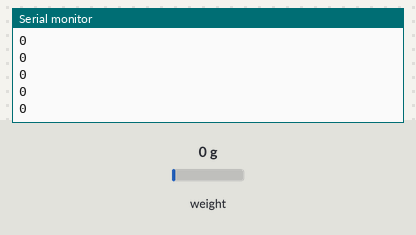
Recording of a sketch running on a simulated Arduino Mega 2560, built with avr-gcc and run on an emulated ATmega2560. On the bench: the last lines printed to the serial monitor. The test bench sets the inputs (shaded band); at power-on: weight on the scale 0 g.

Above: at 1.2 s.
1.3 s: weight on the scale set to 100 g
At 1.43 s:
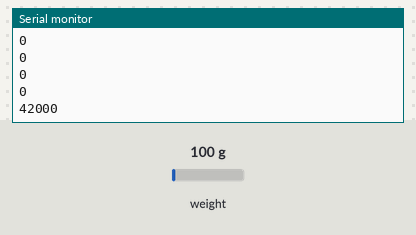
2.8 s: weight on the scale set to 1250 g
At 2.94 s:
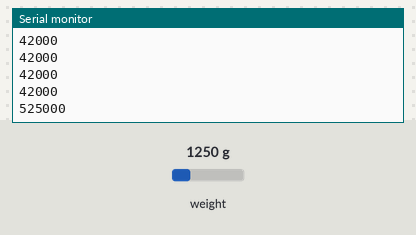
Timing chart, 0 to 5.8 s (numbered marks = the images above; inputs shaded):
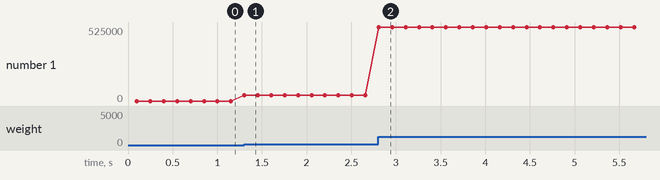

Measured:
- after the input at 1.3 s, the serial monitor: prints a new line at once (image 1)
- after the input at 2.8 s, the serial monitor: prints a new line at once (image 2)
- plotted number 1: 0 → 42000 after the input at 1.3 s, 42000 → 525000 after the input at 2.8 s

The sketch:

PillowSensorSketch.ino
```cpp
#include <HX711.h>

const int LOADCELL_DOUT_PIN = 21;
const int LOADCELL_SCK_PIN  = 22;

HX711 scale;

void setup() {
  Serial.begin(115200);
  scale.begin(LOADCELL_DOUT_PIN, LOADCELL_SCK_PIN);
}

void loop() {
  if (scale.is_ready()) {
    long reading = scale.read();
    Serial.println(reading);
  }

  delay(50);
}
```
